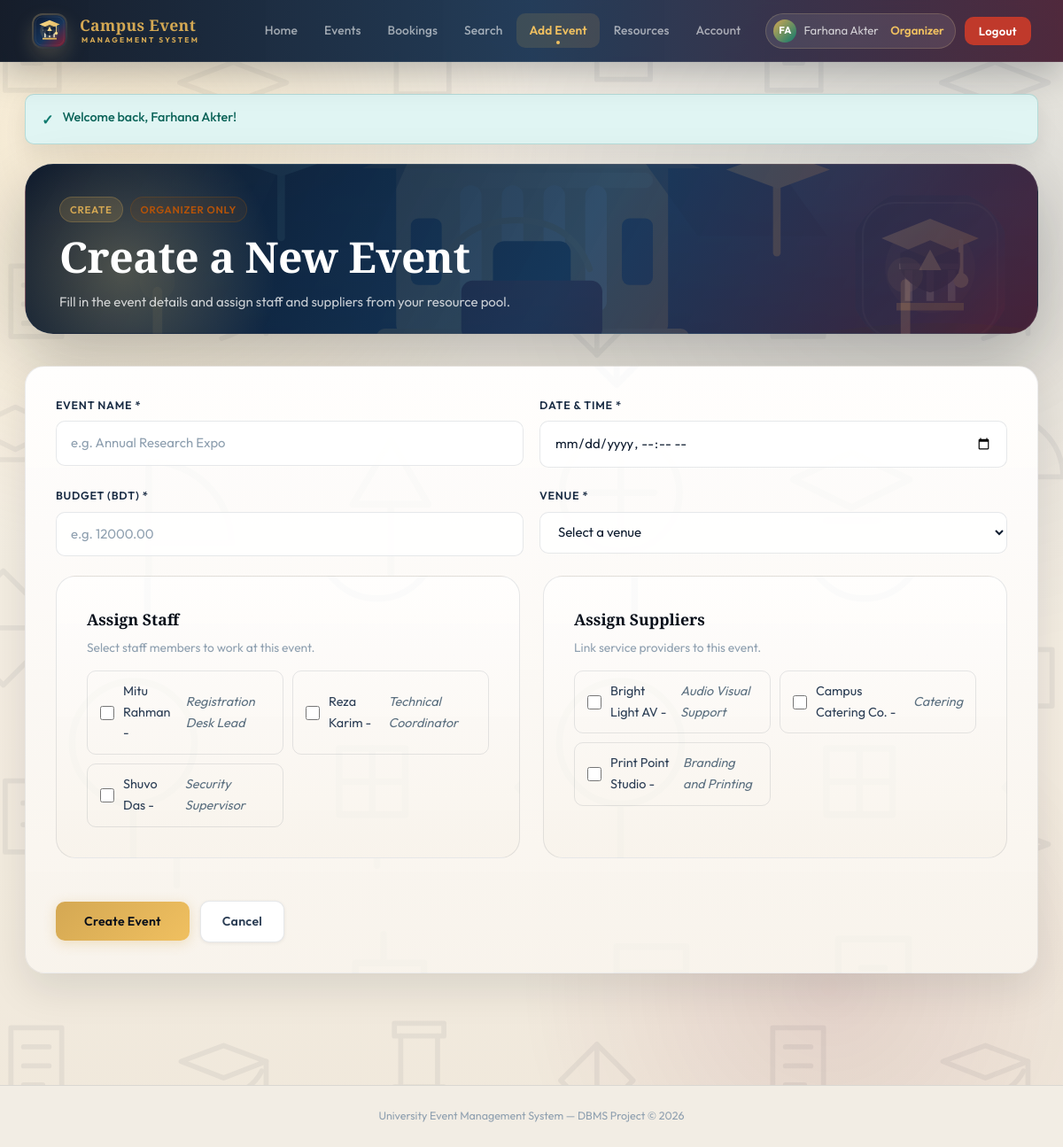
/add_event.php (signed in), run on the app's committed database.
### tables this page shows
CREATE TABLE staff (
    staff_id INT AUTO_INCREMENT PRIMARY KEY,
    name VARCHAR(100) NOT NULL,
    role VARCHAR(100) NOT NULL,
    phone VARCHAR(20) NOT NULL
);

CREATE TABLE suppliers (
    supplier_id INT AUTO_INCREMENT PRIMARY KEY,
    name VARCHAR(100) NOT NULL,
    phone VARCHAR(20) NOT NULL,
    service_type VARCHAR(120) NOT NULL
);

### config.php (called while the page is built, shortened)
<?php
function h($value)
{
    return htmlspecialchars((string) $value, ENT_QUOTES, 'UTF-8');
}

### add_event.php (the view, shortened to what this page needs)
<?php
require_once __DIR__ . '/partials.php';
$venues       = $conn->query('SELECT venue_id, venue_name, capacity FROM venues ORDER BY venue_name ASC');
$staffMembers = $conn->query('SELECT staff_id, name, role FROM staff ORDER BY name ASC');
$suppliers    = $conn->query('SELECT supplier_id, name, service_type FROM suppliers ORDER BY name ASC');
?>
<section class="hero">
    <div class="pill-row">
        <span class="badge">Create</span>
        <span class="badge warning">Organizer Only</span>
    </div>
    <h1>Create a New Event</h1>
    <p>Fill in the event details and assign staff and suppliers from your resource pool.</p>
</section>
<?php if ($venues->num_rows === 0): ?>
<div class="empty-state">
    <div class="empty-icon"></div>
    <h3>No venues available</h3>
    <p>Add at least one venue before creating an event.</p>
    <a class="btn btn-gold" href="manage_resources.php">Add a Venue</a>
</div>
<?php else: ?>
<div class="panel">
    <form method="POST" class="stack">
        <div class="form-grid">
            <div class="input-group">
                <label for="event_name">Event Name <span style="color:var(--danger)">*</span></label>
                <input id="event_name" type="text" name="event_name"
                       placeholder="e.g. Annual Research Expo" required>
            </div>
            <div class="input-group">
                <label for="event_time">Date &amp; Time <span style="color:var(--danger)">*</span></label>
                <input id="event_time" type="datetime-local" name="event_time" required>
            </div>
        </div>
        <div class="form-grid">
            <div class="input-group">
                <label for="budget">Budget (BDT) <span style="color:var(--danger)">*</span></label>
                <input id="budget" type="number" name="budget" min="0" step="0.01"
                       placeholder="e.g. 12000.00" required>
            </div>
            <div class="input-group">
                <label for="venue_id">Venue <span style="color:var(--danger)">*</span></label>
                <select id="venue_id" name="venue_id" required>
                    <option value="">Select a venue</option>
                </select>
            </div>
        </div>
        <div class="resource-columns">
            <div class="panel" style="border:1.5px solid var(--border);box-shadow:none;">
                <h3 style="margin-bottom:6px;">Assign Staff</h3>
                <p class="small-text" style="margin-bottom:14px;">Select staff members to work at this event.</p>
                <div class="checkbox-grid">
                    <?php if ($staffMembers->num_rows > 0):
                        while ($s = $staffMembers->fetch_assoc()): ?>
                        <label>
                            <input type="checkbox" name="staff_ids[]"
                                   value="<?php echo h((string)$s['staff_id']); ?>">
                            <?php echo h($s['name']); ?> - <em style="color:var(--text-muted)"><?php echo h($s['role']); ?></em>
                        </label>
                    <?php endwhile; else: ?>
                        <p class="small-text">No staff records yet.</p>
                    <?php endif; ?>
                </div>
            </div>
            <div class="panel" style="border:1.5px solid var(--border);box-shadow:none;">
                <h3 style="margin-bottom:6px;">Assign Suppliers</h3>
                <p class="small-text" style="margin-bottom:14px;">Link service providers to this event.</p>
                <div class="checkbox-grid">
                    <?php if ($suppliers->num_rows > 0):
                        while ($sp = $suppliers->fetch_assoc()): ?>
                        <label>
                            <input type="checkbox" name="supplier_ids[]"
                                   value="<?php echo h((string)$sp['supplier_id']); ?>">
                            <?php echo h($sp['name']); ?> - <em style="color:var(--text-muted)"><?php echo h($sp['service_type']); ?></em>
                        </label>
                    <?php endwhile; else: ?>
                        <p class="small-text">No supplier records yet.</p>
                    <?php endif; ?>
                </div>
            </div>
        </div>
        <div class="action-row">
            <button type="submit" class="btn btn-gold" style="padding:13px 32px;">Create Event</button>
            <a class="btn btn-light" href="view_events.php">Cancel</a>
        </div>
    </form>
</div>
<?php endif; ?>

### data on the page
staff: name "Mitu Rahman", role "Registration Desk Lead"
staff: name "Reza Karim", role "Technical Coordinator"
staff: name "Shuvo Das", role "Security Supervisor"
suppliers: name "Bright Light AV", service_type "Audio Visual Support"
suppliers: name "Campus Catering Co.", service_type "Catering"
suppliers: name "Print Point Studio", service_type "Branding and Printing"

### other printed values
$label "Home Events Bookings Search Add Event Resources Account"
$initials "FA"
$_SESSION['customer_name'] "Farhana Akter"
current_role() "Organizer"
$flash['message'] "Welcome back, Farhana Akter!"
app_full_name() "University Event Management System"
